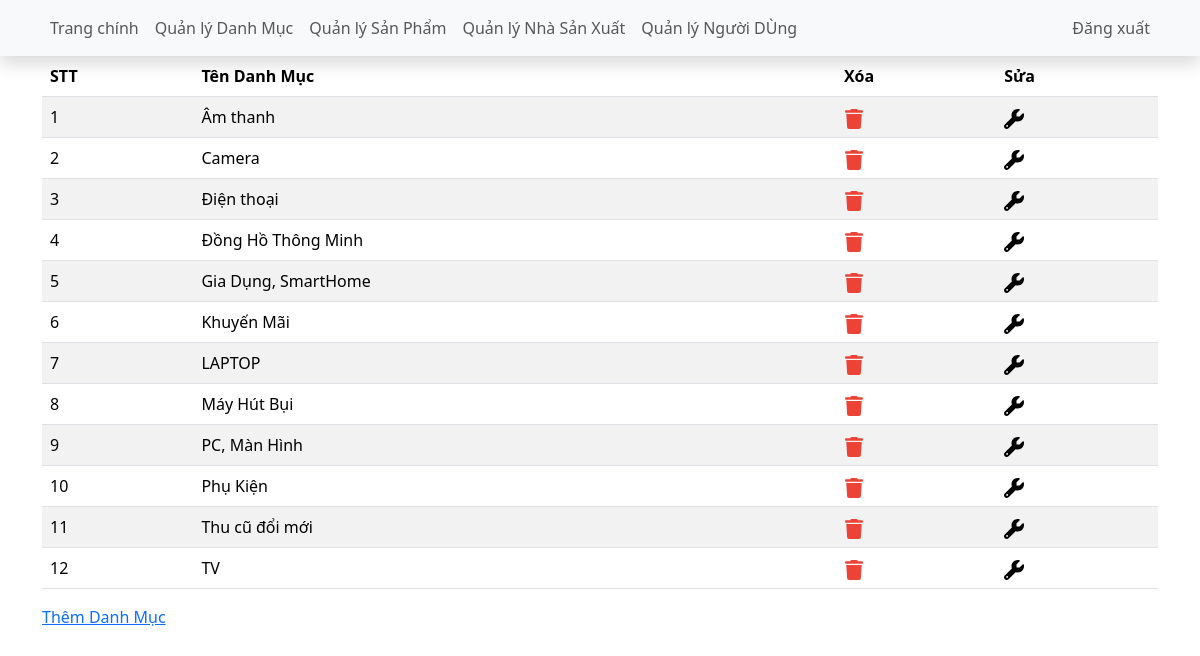
The app's page /Admin/danhmuc.php with its own data.
### tables this page shows
CREATE TABLE `tbl_danhmuc` (
  `id` int(11) NOT NULL,
  `tendanhmuc` varchar(50) NOT NULL
);

### Admin/danhmuc.php (the view, shortened to what this page needs)
<?php
    include ("./layout/header.php");
    $severName = "localhost";
    $userName = "root";
    $password = "";
    $dataBase = "quanlybanhang";
    $conn = mysqli_connect($severName,$userName,$password,$dataBase);
?>
<body>
    <div class="container">
        <h1 class="text-primary text-center">Danh Mục</h1>
        <table class="table table-striped">
            <thead>
                <tr>
                    <th>STT</th>
                    <th>Tên Danh Mục</th>
                    <th>Xóa</th>
                    <th>Sửa</th>
                </tr>
            </thead>
            <tbody>
                <?php
                $stt = 1;
                    while ($row = mysqli_fetch_array($danhmuc)){
                ?>
                <tr>
                    <td><?php echo $stt; ?></td>
                    <td><?php echo $row["tendanhmuc"]; ?></td>
                    <td><a onclick="return Xoa('<?php echo $row['tendanhmuc']; ?>')"
                            href="./xoadanhmuc.php?id=<?php echo $row["id"];?>"><img src=".././images/icon/delete.svg"
                                alt="" class="icon"></a>
                    </td>
                    <td><a href="./suadanhmuc.php?id=<?php echo $row["id"];?>"><img src=".././images/icon/fix.svg"
                                alt="" class="icon"></a></td>
                </tr>
                <?php
                $stt++;
                }    $conn->close();
                ?>
            </tbody>
        </table>
        <a href="./themdanhmuc.php">Thêm Danh Mục</a>
    </div>
</body>
</html>

### Admin/layout/header.php (style rules this page uses)
body { width: 100%; position: relative; }
.icon { width: 20px; height: 20px; object-fit: contain; }
* { box-sizing: border-box; }

### records on screen
tbl_danhmuc: tendanhmuc "Âm thanh"
tbl_danhmuc: tendanhmuc "Camera"
tbl_danhmuc: tendanhmuc "Điện thoại"
tbl_danhmuc: tendanhmuc "Đồng Hồ Thông Minh"
tbl_danhmuc: tendanhmuc "Gia Dụng, SmartHome"
tbl_danhmuc: tendanhmuc "Khuyến Mãi"
tbl_danhmuc: tendanhmuc "LAPTOP"
tbl_danhmuc: tendanhmuc "Máy Hút Bụi"
tbl_danhmuc: tendanhmuc "PC, Màn Hình"
tbl_danhmuc: tendanhmuc "Phụ Kiện"
tbl_danhmuc: tendanhmuc "Thu cũ đổi mới"
tbl_danhmuc: tendanhmuc "TV"
